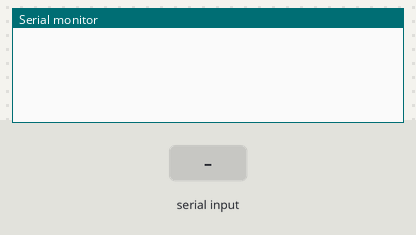
Bench run of a sketch on a simulated Arduino Uno, built with avr-gcc and run on an emulated ATmega328P. Shown: the last lines printed to the serial monitor. The inputs (shaded band) are chosen by the test bench.

Above: at 1.2 s.
1.3 s: "f" received over Serial
At 2.5 s:
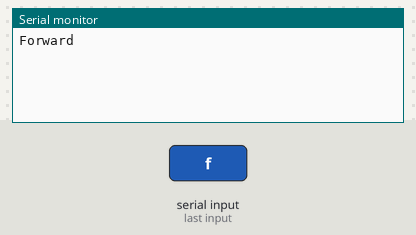
2.8 s: "r" received over Serial
At 3.8 s:
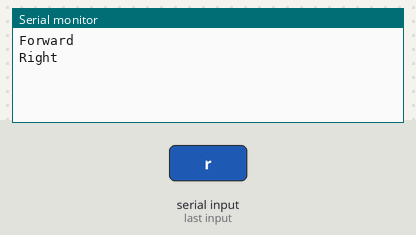
4.3 s: "l" received over Serial
At 4.9 s:
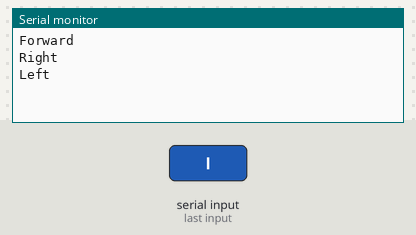
5.8 s: "b" received over Serial
At 7.0 s:
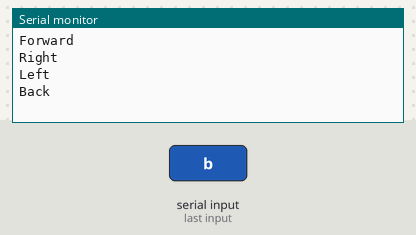
7.3 s: "s" received over Serial
At 8.4 s:
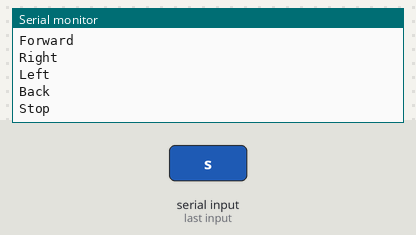

Measured:
- after the input at 1.3 s, the serial monitor: prints a new line at once (image 1)
- after the input at 2.8 s, the serial monitor: prints a new line at once (image 2)
- after the input at 4.3 s, the serial monitor: prints a new line at once (image 3)
- after the input at 5.8 s, the serial monitor: prints a new line at once (image 4)
- after the input at 7.3 s, the serial monitor: prints a new line at once (image 5)

The sketch:

Serial_6.ino
```cpp
char data;

void setup() {
  Serial.begin(9600);
}

void loop() {
  if (Serial.available()) {
    data = Serial.read();

    if (data == 'f') {
      Serial.println("Forward");
    }
    if (data == 'r') {
      Serial.println("Right");
    }
    if (data == 'l') {
      Serial.println("Left");
    }
    if (data == 'b') {
      Serial.println("Back");
    }
    if (data == 's') {
      Serial.println("Stop");
    }
  }
}
```
